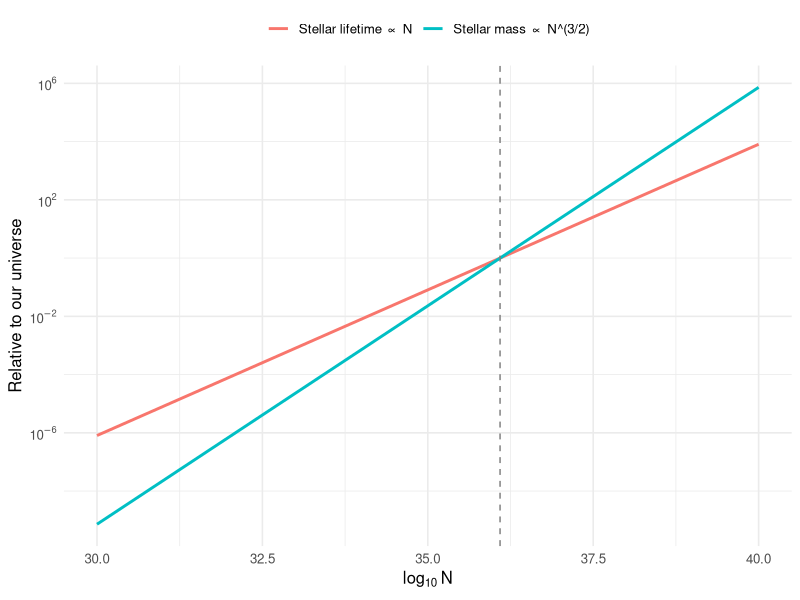
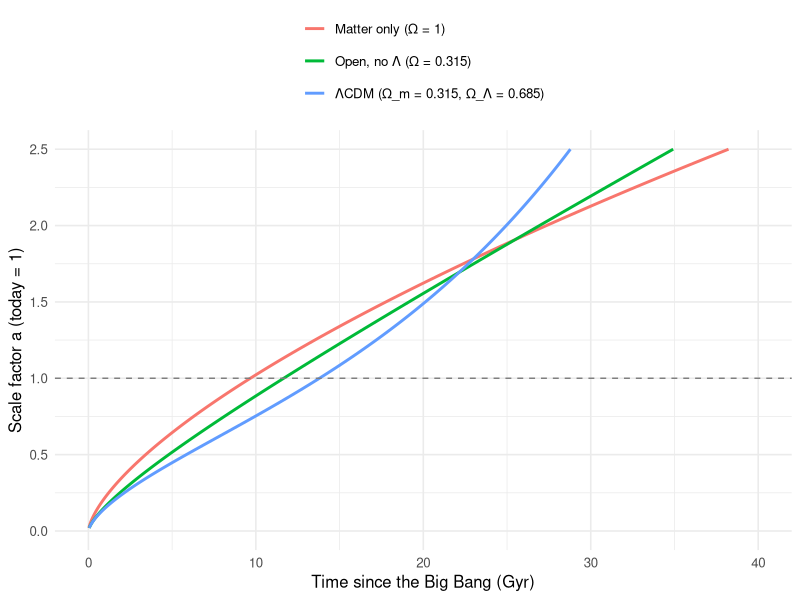
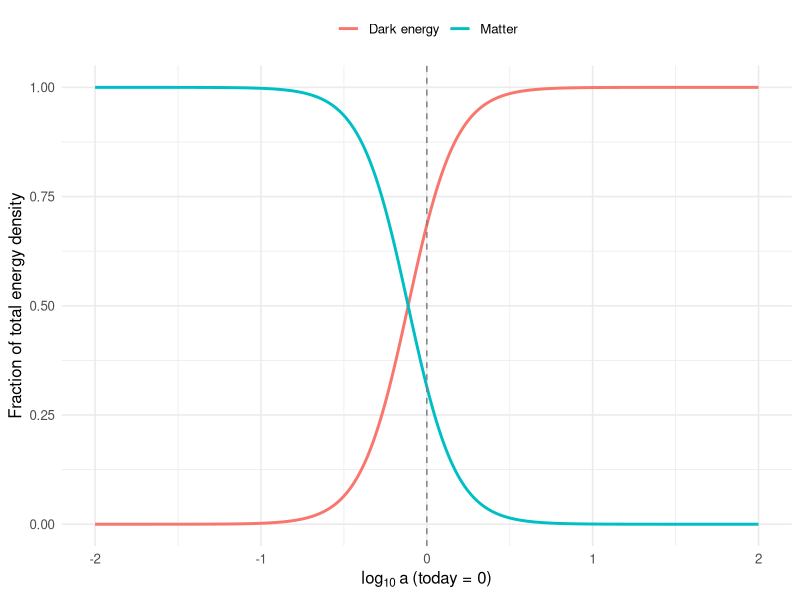
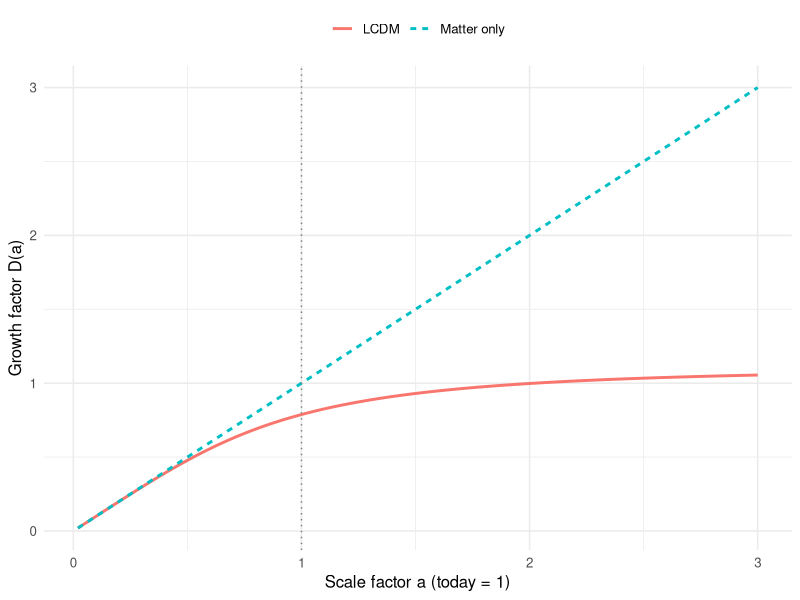
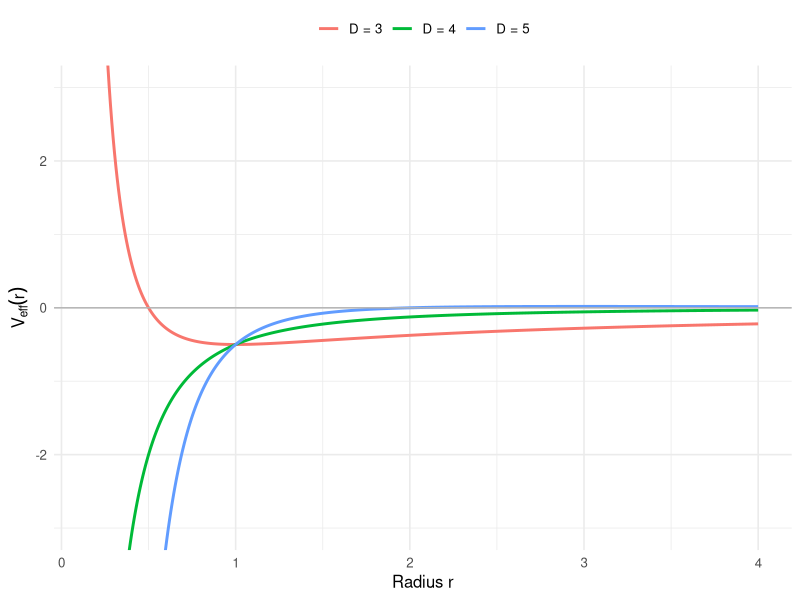

Write the R code that produced these figures, in order.
## ---- chunk 1
#| label: setup
#| include: false
library(ggplot2)
library(dplyr)
theme_set(theme_minimal(base_size = 12))

# Physical constants (SI)
G      <- 6.674e-11
c_ms   <- 2.998e8
hbar   <- 1.0546e-34
e_chg  <- 1.6022e-19
eps0   <- 8.854e-12
m_p    <- 1.6726e-27
Msun   <- 1.989e30
Mpc    <- 3.0857e22
Gyr    <- 3.156e16

# Planck 2018 (flat LCDM, rounded)
H0_kms <- 67.4
H0     <- H0_kms * 1e3 / Mpc      # s^-1
Om     <- 0.315
OL     <- 0.685
Orad   <- 9.0e-5                  # photons + neutrinos, approx

# LaTeX scientific notation for inline use
sci_tex <- function(x, digits = 2) {
  e <- floor(log10(abs(x))); m <- signif(x / 10^e, digits)
  sprintf("%s \\times 10^{%d}", format(m), e)
}
## ---- chunk 2
#| label: n-value
N <- e_chg^2 / (4 * pi * eps0 * G * m_p^2)
alpha <- 1 / 137.036
alpha_G <- alpha / N             # G m_p^2 / (hbar c)
M_star <- alpha_G^(-3/2) * m_p   # characteristic stellar mass
c(N = N, alpha_G = alpha_G, M_star_in_Msun = M_star / Msun)
## ---- chunk 3
#| label: fig-n-scaling
#| fig-cap: "How characteristic stellar mass and lifetime scale with N (equivalently, with 1/G), normalised to our universe. Stronger gravity means smaller, shorter-lived stars."
#| fig-height: 4
sc <- tibble(logN = seq(30, 40, length.out = 200)) |>
  mutate(
    mass     = (10^logN / N)^(3/2),
    lifetime = (10^logN / N)^1
  ) |>
  tidyr::pivot_longer(c(mass, lifetime), names_to = "quantity", values_to = "rel") |>
  mutate(quantity = recode(quantity, mass = "Stellar mass ∝ N^(3/2)", lifetime = "Stellar lifetime ∝ N"))

ggplot(sc, aes(logN, rel, colour = quantity)) +
  geom_line(linewidth = 1) +
  geom_vline(xintercept = log10(N), linetype = "dashed", colour = "grey50") +
  scale_y_log10(labels = scales::label_log()) +
  labs(x = expression(log[10]~N), y = "Relative to our universe", colour = NULL) +
  theme(legend.position = "top")
## ---- chunk 4
#| label: epsilon
m_H1  <- 1.007825; m_He4 <- 4.002603
eps_fus <- (4 * m_H1 - m_He4) / (4 * m_H1)
eps_fus
## ---- chunk 5
#| label: critical-density
rho_c <- 3 * H0^2 / (8 * pi * G)
n_protons <- rho_c / m_p
c(rho_crit_kg_m3 = rho_c, protons_per_m3 = n_protons)
## ---- chunk 6
#| label: flatness
E2 <- function(z) Orad * (1 + z)^4 + Om * (1 + z)^3 + OL
dev_ratio <- function(z) (1 + z)^2 / E2(z)
z_bbn <- 1e10
c(deviation_at_BBN_relative_to_today = dev_ratio(z_bbn))
## ---- chunk 7
#| label: ages
E_a <- function(a, Om, OL) sqrt(Om * a^-3 + OL + (1 - Om - OL) * a^-2)
t_of_a <- function(a, Om, OL) {
  sapply(a, function(x) integrate(function(y) 1 / (y * E_a(y, Om, OL)), 1e-8, x)$value) / H0 / Gyr
}
age_LCDM <- t_of_a(1, Om, OL)
age_EdS  <- t_of_a(1, 1, 0)
age_open <- t_of_a(1, Om, 0)
a_acc    <- (Om / (2 * OL))^(1/3)      # acceleration begins (a-double-dot = 0)
a_eq     <- (Om / OL)^(1/3)            # matter-lambda equality
c(age_LCDM = age_LCDM, age_EdS = age_EdS, age_open = age_open,
  z_accel = 1 / a_acc - 1, z_equal = 1 / a_eq - 1)
## ---- chunk 8
#| label: fig-scale-factor
#| fig-cap: "Scale factor against cosmic time for three universes with the same present-day Hubble constant. Only the model with a cosmological constant is old enough and ends up accelerating."
#| fig-height: 4.2
a_grid <- seq(0.02, 2.5, length.out = 300)
mods <- tibble(
  model = c("Matter only (Ω = 1)", "Open, no Λ (Ω = 0.315)", "ΛCDM (Ω_m = 0.315, Ω_Λ = 0.685)"),
  Om_ = c(1, Om, Om), OL_ = c(0, 0, OL)
)
curves <- bind_rows(lapply(seq_len(nrow(mods)), function(i) {
  tibble(model = mods$model[i], a = a_grid, t = t_of_a(a_grid, mods$Om_[i], mods$OL_[i]))
}))

ggplot(curves, aes(t, a, colour = model)) +
  geom_line(linewidth = 1) +
  geom_hline(yintercept = 1, linetype = "dashed", colour = "grey50") +
  coord_cartesian(xlim = c(0, 40), ylim = c(0, 2.5)) +
  labs(x = "Time since the Big Bang (Gyr)", y = "Scale factor a (today = 1)", colour = NULL) +
  theme(legend.position = "top") + guides(colour = guide_legend(nrow = 3))
## ---- chunk 9
#| label: lambda-problem
rho_P <- c_ms^5 / (hbar * G^2)
rho_L <- OL * rho_c
c(rho_Planck = rho_P, rho_Lambda = rho_L, ratio = rho_L / rho_P)
## ---- chunk 10
#| label: fig-coincidence
#| fig-cap: "Matter and dark-energy fractions as the universe expands. Dark energy is negligible at early times and dominates at late times; we happen to live near the crossover."
#| fig-height: 3.8
co <- tibble(loga = seq(-2, 2, length.out = 400)) |>
  mutate(a = 10^loga,
         matter = Om * a^-3 / (Om * a^-3 + OL),
         dark_energy = 1 - matter) |>
  tidyr::pivot_longer(c(matter, dark_energy), names_to = "component", values_to = "fraction") |>
  mutate(component = recode(component, matter = "Matter", dark_energy = "Dark energy"))

ggplot(co, aes(loga, fraction, colour = component)) +
  geom_line(linewidth = 1) +
  geom_vline(xintercept = 0, linetype = "dashed", colour = "grey50") +
  labs(x = expression(log[10]~a~"(today = 0)"), y = "Fraction of total energy density", colour = NULL) +
  theme(legend.position = "top")
## ---- chunk 11
#| label: growth
growth_D <- function(a, Om, OL) {
  sapply(a, function(x) 2.5 * Om * E_a(x, Om, OL) *
           integrate(function(y) 1 / (y * E_a(y, Om, OL))^3, 1e-8, x)$value)
}
D_today <- growth_D(1, Om, OL)
D_today
## ---- chunk 12
#| label: fig-growth
#| fig-cap: "Linear growth factor of density perturbations against scale factor. Growth tracks the matter-only line (dashed) until dark energy takes over, then stalls."
#| fig-height: 3.8
gg <- tibble(a = seq(0.02, 3, length.out = 300)) |>
  mutate(LCDM = growth_D(a, Om, OL), `Matter only` = a) |>
  tidyr::pivot_longer(c(LCDM, `Matter only`), names_to = "model", values_to = "D")

ggplot(gg, aes(a, D, colour = model, linetype = model)) +
  geom_line(linewidth = 1) +
  geom_vline(xintercept = 1, linetype = "dotted", colour = "grey50") +
  labs(x = "Scale factor a (today = 1)", y = "Growth factor D(a)", colour = NULL, linetype = NULL) +
  theme(legend.position = "top")
## ---- chunk 13
#| label: fig-dimensions
#| fig-cap: "Effective potential for gravity in 3, 4 and 5 spatial dimensions (units with L²/2m = 0.5 and k = 1). Only D = 3 has a stable orbital minimum; the same argument applies to electrons around nuclei."
#| fig-height: 4
veff <- function(r, D) 0.5 / r^2 - 1 / r^(D - 2)
dd <- expand.grid(r = seq(0.15, 4, length.out = 500), D = c(3, 4, 5)) |>
  mutate(V = veff(r, D), D = factor(paste0("D = ", D)))

ggplot(dd, aes(r, V, colour = D)) +
  geom_line(linewidth = 1) +
  geom_hline(yintercept = 0, colour = "grey70") +
  coord_cartesian(ylim = c(-3, 3)) +
  labs(x = "Radius r", y = expression(V[eff](r)), colour = NULL) +
  theme(legend.position = "top")
